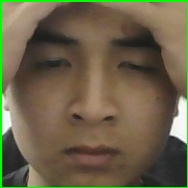
#> input picture intruder/intruder_15.jpg, 188 x 188 px, given as the content of the folder data_face, which was not available
$ python -i giaodien.py   (imports and definitions only)
#> lines starting #> are read from the running program, lines starting #| are printed output that depends on the picture
import tkinter as tk
from tkinter import ttk
import numpy as np
import os
import pickle, sqlite3
import cv2
from PIL import Image
import threading
import time
from playsound import playsound

def play_sound(file):
    threading.Thread(target=playsound, args=(file,), daemon=True).start()

# [54 lines left out: function nhandien, not called in this run]

def train():
    recognizer = cv2.face.LBPHFaceRecognizer_create()
    path = 'data_face'

    def getImagesWithID(path):
#> called with path = 'data_face'
        imagePaths = [os.path.join(path, f) for f in os.listdir(path)]
        faces = []
        IDs = []
        for imagePath in imagePaths:
            faceImg = Image.open(imagePath).convert('L')
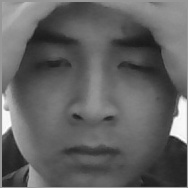
#> faceImg: PIL image 188x188 L; min 25, max 254, mean 98.1
            faceNp = np.array(faceImg, 'uint8')
#> (the run stopped early here; a loop or call above may not have finished)

$ run again, on intruder/intruder_1741708983.jpg
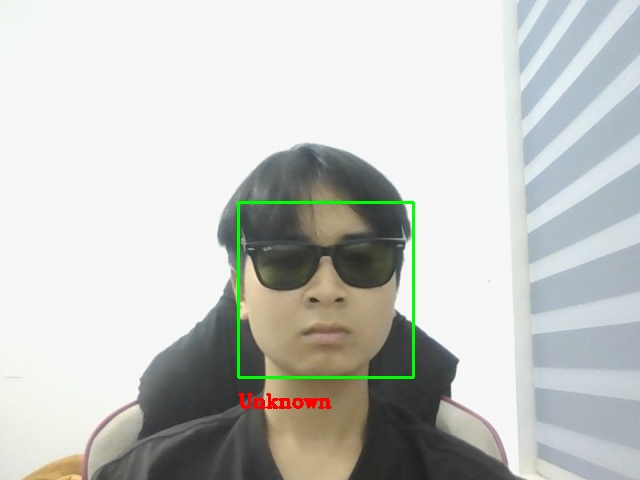
#> input picture intruder/intruder_1741708983.jpg, 640 x 480 px, given as the content of the folder data_face, which was not available
#> in getImagesWithID, `faceImg = Image.open(imagePath).convert('L')`:
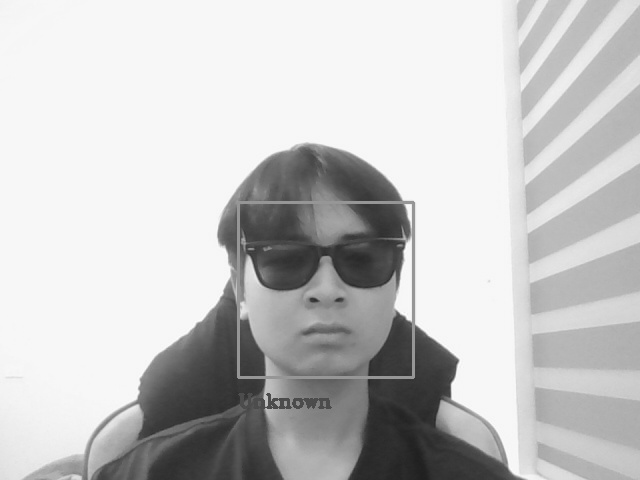
#> faceImg: PIL image 640x480 L; min 31, max 255, mean 198

$ run again, on intruder/intruder_1741708995.jpg
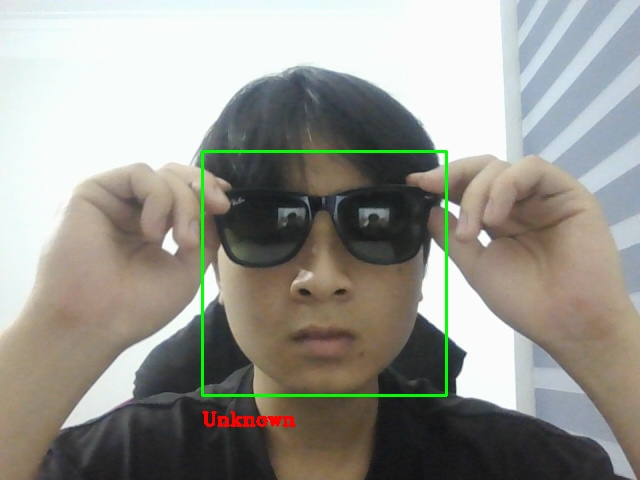
#> input picture intruder/intruder_1741708995.jpg, 640 x 480 px, given as the content of the folder data_face, which was not available
#> in getImagesWithID, `faceImg = Image.open(imagePath).convert('L')`:
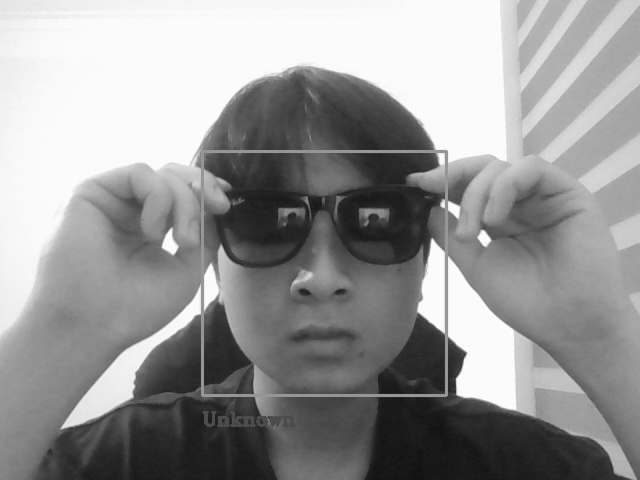
#> faceImg: PIL image 640x480 L; min 17, max 255, mean 150.2

$ run again, on intruder/intruder_1741709006.jpg
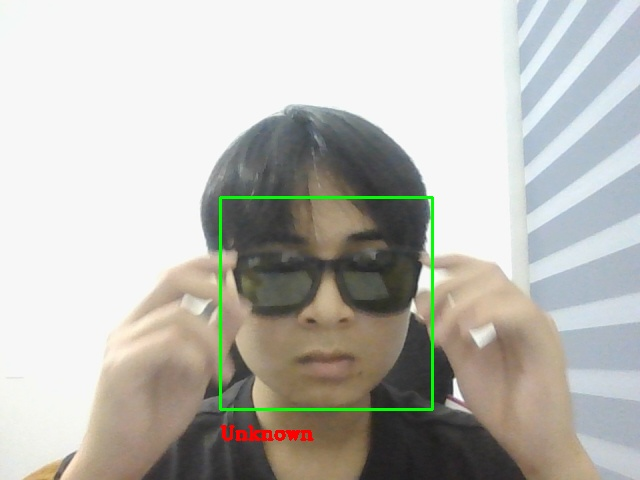
#> input picture intruder/intruder_1741709006.jpg, 640 x 480 px, given as the content of the folder data_face, which was not available
#> in getImagesWithID, `faceImg = Image.open(imagePath).convert('L')`:
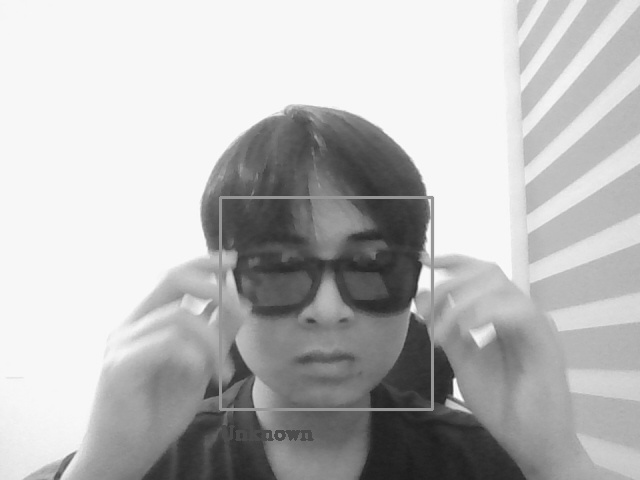
#> faceImg: PIL image 640x480 L; min 28, max 255, mean 185.2
